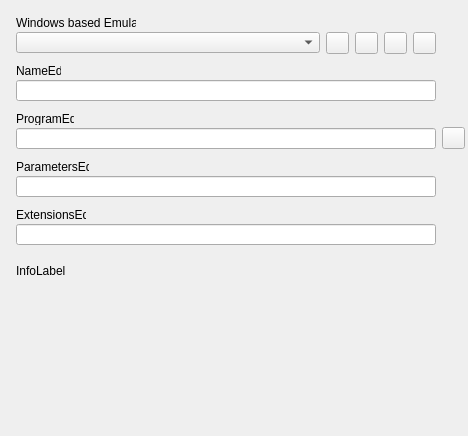
<?xml version="1.0" encoding="UTF-8"?>
<ui version="4.0">
  <class>SetupFrameMoreEmulators</class>
  <widget class="QWidget" name="SetupFrameMoreEmulators">
    <property name="geometry"><rect><x>0</x><y>0</y><width>468</width><height>436</height></rect></property>
    <property name="vclDesignWidth" stdset="0"><number>468</number></property>
    <property name="vclDesignHeight" stdset="0"><number>436</number></property>
    <widget class="QToolButton" name="ProgramButton">
      <property name="geometry"><rect><x>442</x><y>127</y><width>23</width><height>22</height></rect></property>
      <property name="vclAnchors" stdset="0"><string notr="true">akTop,akRight</string></property>
      <property name="tag" stdset="0"><number>4</number></property>
      <property name="icon"><iconset resource="../../resources/dfend.qrc"><normaloff>:/glyphs/92d9d1a333bceee3.png</normaloff></iconset></property>
      <property name="iconSize"><size><width>16</width><height>16</height></size></property>
    </widget>
    <widget class="QLabel" name="InterpreterLabel">
      <property name="geometry"><rect><x>16</x><y>16</y><width>120</width><height>13</height></rect></property>
      <property name="text"><string>Windows based Emulator</string></property>
      <property name="textFormat"><enum>Qt::PlainText</enum></property>
      <property name="alignment"><set>Qt::AlignLeft|Qt::AlignTop</set></property>
      <property name="vclAutoSize" stdset="0"><bool>true</bool></property>
    </widget>
    <widget class="QToolButton" name="DownButton">
      <property name="geometry"><rect><x>413</x><y>32</y><width>23</width><height>22</height></rect></property>
      <property name="vclAnchors" stdset="0"><string notr="true">akTop,akRight</string></property>
      <property name="tag" stdset="0"><number>3</number></property>
      <property name="icon"><iconset resource="../../resources/dfend.qrc"><normaloff>:/glyphs/1caf3e36d49c7929.png</normaloff></iconset></property>
      <property name="iconSize"><size><width>16</width><height>16</height></size></property>
    </widget>
    <widget class="QToolButton" name="UpButton">
      <property name="geometry"><rect><x>384</x><y>32</y><width>23</width><height>22</height></rect></property>
      <property name="vclAnchors" stdset="0"><string notr="true">akTop,akRight</string></property>
      <property name="tag" stdset="0"><number>2</number></property>
      <property name="icon"><iconset resource="../../resources/dfend.qrc"><normaloff>:/glyphs/0ae3fe79a233a82b.png</normaloff></iconset></property>
      <property name="iconSize"><size><width>16</width><height>16</height></size></property>
    </widget>
    <widget class="QToolButton" name="DelButton">
      <property name="geometry"><rect><x>355</x><y>32</y><width>23</width><height>22</height></rect></property>
      <property name="vclAnchors" stdset="0"><string notr="true">akTop,akRight</string></property>
      <property name="tag" stdset="0"><number>1</number></property>
      <property name="icon"><iconset resource="../../resources/dfend.qrc"><normaloff>:/glyphs/190e94d8efb3a1c9.png</normaloff></iconset></property>
      <property name="iconSize"><size><width>16</width><height>16</height></size></property>
    </widget>
    <widget class="QToolButton" name="AddButton">
      <property name="geometry"><rect><x>326</x><y>32</y><width>23</width><height>22</height></rect></property>
      <property name="vclAnchors" stdset="0"><string notr="true">akTop,akRight</string></property>
      <property name="icon"><iconset resource="../../resources/dfend.qrc"><normaloff>:/glyphs/7bc99400adfc8024.png</normaloff></iconset></property>
      <property name="iconSize"><size><width>16</width><height>16</height></size></property>
    </widget>
    <widget class="QLabel" name="InfoLabel">
      <property name="geometry"><rect><x>16</x><y>264</y><width>420</width><height>153</height></rect></property>
      <property name="vclAnchors" stdset="0"><string notr="true">akLeft,akTop,akRight</string></property>
      <property name="text"><string>InfoLabel</string></property>
      <property name="textFormat"><enum>Qt::PlainText</enum></property>
      <property name="wordWrap"><bool>true</bool></property>
      <property name="alignment"><set>Qt::AlignLeft|Qt::AlignTop</set></property>
    </widget>
    <widget class="QComboBox" name="ComboBox">
      <property name="geometry"><rect><x>16</x><y>32</y><width>304</width><height>21</height></rect></property>
      <property name="vclAnchors" stdset="0"><string notr="true">akLeft,akTop,akRight</string></property>
      <property name="editable"><bool>false</bool></property>
      <property name="maxVisibleItems"><number>8</number></property>
    </widget>
    <widget class="QLineEdit" name="ExtensionsEdit">
      <property name="geometry"><rect><x>16</x><y>224</y><width>420</width><height>21</height></rect></property>
      <property name="vclAnchors" stdset="0"><string notr="true">akLeft,akTop,akRight</string></property>
    </widget>
    <widget class="QLabel" name="ExtensionsEdit_EditLabel">
      <property name="geometry"><rect><x>16</x><y>208</y><width>70</width><height>13</height></rect></property>
      <property name="text"><string>ExtensionsEdit</string></property>
      <property name="textFormat"><enum>Qt::PlainText</enum></property>
      <property name="vclAutoSize" stdset="0"><bool>true</bool></property>
      <property name="vclFocusControl" stdset="0"><string notr="true">ExtensionsEdit</string></property>
      <property name="vclLabeledEditOf" stdset="0"><string notr="true">ExtensionsEdit</string></property>
    </widget>
    <widget class="QLineEdit" name="ParametersEdit">
      <property name="geometry"><rect><x>16</x><y>176</y><width>420</width><height>21</height></rect></property>
      <property name="vclAnchors" stdset="0"><string notr="true">akLeft,akTop,akRight</string></property>
    </widget>
    <widget class="QLabel" name="ParametersEdit_EditLabel">
      <property name="geometry"><rect><x>16</x><y>160</y><width>73</width><height>13</height></rect></property>
      <property name="text"><string>ParametersEdit</string></property>
      <property name="textFormat"><enum>Qt::PlainText</enum></property>
      <property name="vclAutoSize" stdset="0"><bool>true</bool></property>
      <property name="vclFocusControl" stdset="0"><string notr="true">ParametersEdit</string></property>
      <property name="vclLabeledEditOf" stdset="0"><string notr="true">ParametersEdit</string></property>
    </widget>
    <widget class="QLineEdit" name="ProgramEdit">
      <property name="geometry"><rect><x>16</x><y>128</y><width>420</width><height>21</height></rect></property>
      <property name="vclAnchors" stdset="0"><string notr="true">akLeft,akTop,akRight</string></property>
    </widget>
    <widget class="QLabel" name="ProgramEdit_EditLabel">
      <property name="geometry"><rect><x>16</x><y>112</y><width>58</width><height>13</height></rect></property>
      <property name="text"><string>ProgramEdit</string></property>
      <property name="textFormat"><enum>Qt::PlainText</enum></property>
      <property name="vclAutoSize" stdset="0"><bool>true</bool></property>
      <property name="vclFocusControl" stdset="0"><string notr="true">ProgramEdit</string></property>
      <property name="vclLabeledEditOf" stdset="0"><string notr="true">ProgramEdit</string></property>
    </widget>
    <widget class="QLineEdit" name="NameEdit">
      <property name="geometry"><rect><x>16</x><y>80</y><width>420</width><height>21</height></rect></property>
      <property name="vclAnchors" stdset="0"><string notr="true">akLeft,akTop,akRight</string></property>
    </widget>
    <widget class="QLabel" name="NameEdit_EditLabel">
      <property name="geometry"><rect><x>16</x><y>64</y><width>45</width><height>13</height></rect></property>
      <property name="text"><string>NameEdit</string></property>
      <property name="textFormat"><enum>Qt::PlainText</enum></property>
      <property name="vclAutoSize" stdset="0"><bool>true</bool></property>
      <property name="vclFocusControl" stdset="0"><string notr="true">NameEdit</string></property>
      <property name="vclLabeledEditOf" stdset="0"><string notr="true">NameEdit</string></property>
    </widget>
  </widget>
  <tabstops>
    <tabstop>ComboBox</tabstop>
    <tabstop>NameEdit</tabstop>
    <tabstop>ProgramEdit</tabstop>
    <tabstop>ParametersEdit</tabstop>
    <tabstop>ExtensionsEdit</tabstop>
  </tabstops>
  <resources><include location="../../resources/dfend.qrc"/></resources>
  <connections/>
</ui>
